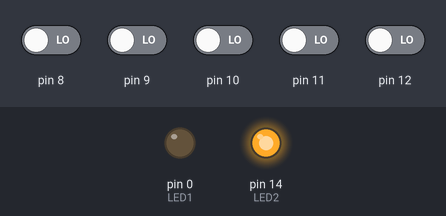
Recording of a sketch running on a simulated Arduino Uno, built with avr-gcc and run on an emulated ATmega328P. Shown: output pins drawn as LEDs (lit = HIGH). The test bench sets the inputs (shaded band); at power-on: pin 8–12 LOW.

Above: at 0.8 s.
0.9 s: pin 8 driven HIGH
At 1.2 s:
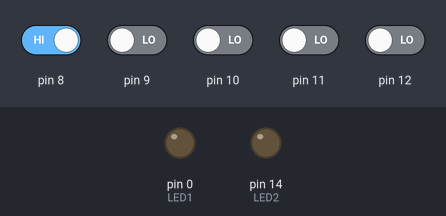
2.4 s: pin 8 driven LOW
At 3.6 s:
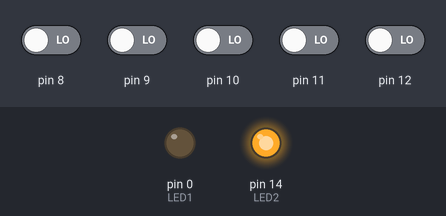
3.9 s: pin 9 driven HIGH
At 4.7 s:
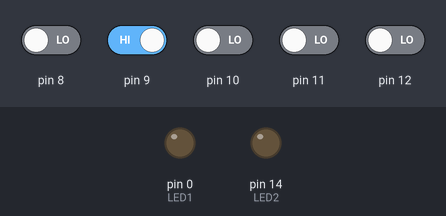
5.4 s: pin 11 driven HIGH
At 5.9 s:
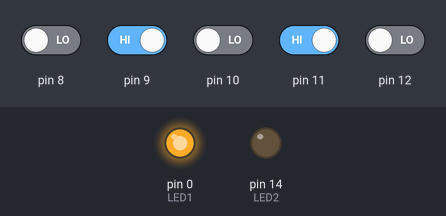
Timing chart, 0 to 7.9 s (numbered marks = the images above; inputs shaded):
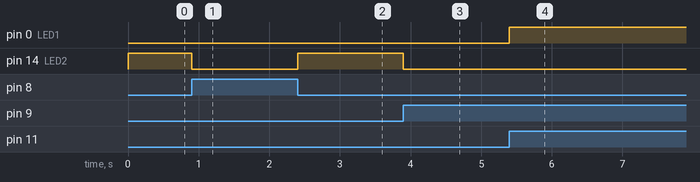

Measured:
- after the input at 0.9 s, pin 14 (LED2): HIGH → LOW at once
- after the input at 2.4 s, pin 14 (LED2): LOW → HIGH at once
- after the input at 3.9 s, pin 14 (LED2): HIGH → LOW at once
- after the input at 5.4 s, pin 0 (LED1): LOW → HIGH at once

The sketch:

exercicio13.ino
```cpp
#define ENTRADAS (0b00011111)  // PB0 a PB4
#define LED1 (1<<PD0)  // Saída no Portal D
#define LED2 (1<<PC0)  // Saída no Portal C

int main(void) {
  // Configura PB0 a PB4 como entradas
  DDRB &= ~ENTRADAS;

  // Configura PD0 e PC0 como saídas
  DDRD |= LED1;
  DDRC |= LED2;

  for (;;) {
    // Lê o estado das entradas
    uint8_t estado = PINB & ENTRADAS;

    // Verifica o padrão intercalado
    if (estado == 0b00010101 || estado == 0b00001010) {
      // LED1 aceso, LED2 apagado
      PORTD |= LED1;
      PORTC &= ~LED2;
    } else if (estado == 0b00011111 || estado == 0b00000000) {
      // LED2 aceso, LED1 apagado
      PORTC |= LED2;
      PORTD &= ~LED1;
    } else {
      // Ambos os LEDs apagados
      PORTD &= ~LED1;
      PORTC &= ~LED2;
    }
  }

  return 0;
}
```
